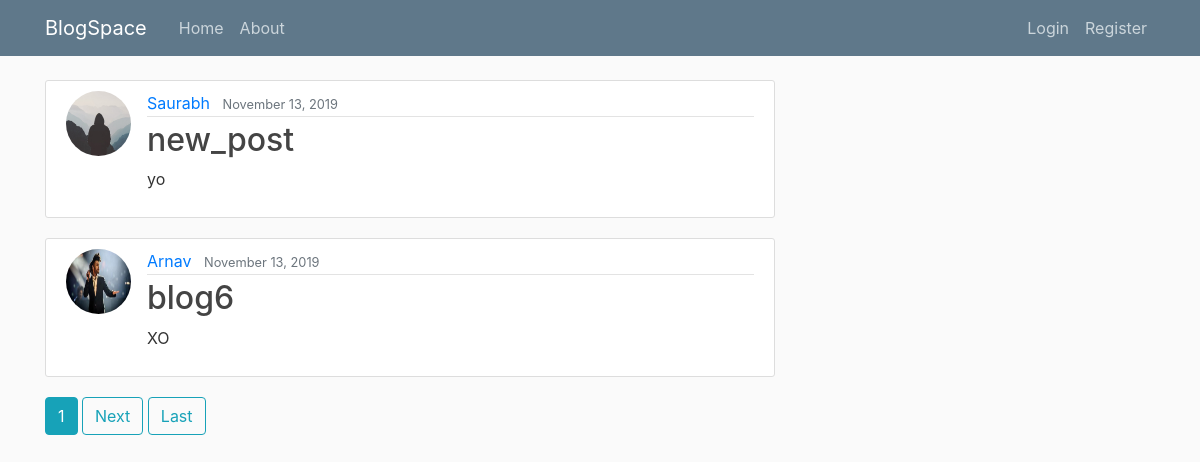
Screenshot of /blog/ with the database file from the repository.
### blog/models.py (models this page shows, shortened)
class Post(models.Model):
	title=models.CharField(max_length=100)
	content=models.TextField()
	date_posted=models.DateTimeField(auto_now_add=True)
	author=models.ForeignKey(User, on_delete=models.CASCADE)

### users/models.py (models this page shows, shortened)
class Profile(models.Model):
	user= models.OneToOneField(User, on_delete=models.CASCADE)
	image=models.ImageField(default='default.jpg', upload_to='profile_pics')

### blog/views.py (the view)
# urls.py: path('', PostListView.as_view(), name='blog-home'),
class PostListView(ListView):
	model= Post
	template_name='blog/home.html'
	context_object_name='posts'
	ordering=['-date_posted']
	paginate_by= 2

### blog/Templates/blog/home.html (shortened to what this page needs)
{% extends "blog/base.html" %}
{% block content %}
	{% for post in posts %}
		<article class="media content-section">
     	  <img class="rounded-circle article-img" src="{{ post.author.profile.image.url }}">
		  <div class="media-body">
		    <div class="article-metadata">
		      <a class="mr-2" href="{% url 'user-posts' post.author.username %}">{{ post.author }}</a>
		      <small class="text-muted">{{ post.date_posted|date:"F d, Y" }}</small>
		    </div>
		    <h2><a class="article-title" href="{% url 'post-detail' post.id %}">{{ post.title }}</a></h2>
		    <p class="article-content">{{ post.content }}</p>
		  </div>
		</article>
	{%endfor%}
	{% if is_paginated %}
		{% for num in page_obj.paginator.page_range %}
			{% if page_obj.number == num %}
				<a class="btn btn-info mb-4" href="?page={{ num }}">{{ num }}</a>
			{% elif num > page_obj.number|add:'-3' and num < page_obj.number|add:'-3' %}
				<a class="btn btn-outline-info mb-4" href="?page={{ num }}">{{ num }}</a>
			{% endif %}
		{% endfor %}
		{% if page_obj.has_next %}
			<a class="btn btn-outline-info mb-4" href="?page={{ page_obj.next_page_number }}">Next</a>
			<a class="btn btn-outline-info mb-4" href="?page={{ page_obj.paginator.num_pages }}">Last</a>
		{% endif %}
	{% endif %}
{% endblock %}

### blog/Templates/blog/base.html (shortened to what this page needs)
{% load static %}
<!DOCTYPE html>
<html>
<head>
    <link rel="stylesheet" href="https://maxcdn.bootstrapcdn.com/bootstrap/4.0.0/css/bootstrap.min.css">
    <link rel="stylesheet" type="text/css" href="{% static 'blog/main.css' %}">
</head>
<body>
	<header class="site-header">
	  <nav class="navbar navbar-expand-md navbar-dark bg-steel fixed-top">
	    <div class="container">
	      <a class="navbar-brand mr-4" href="{% url 'blog-home' %}">BlogSpace</a>
	      <div class="collapse navbar-collapse" id="navbarToggle">
	        <div class="navbar-nav mr-auto">
	          <a class="nav-item nav-link" href="{% url 'blog-home' %}">Home</a>
	          <a class="nav-item nav-link" href="{% url 'blog-about' %}">About</a>
	        </div>
	        <div class="navbar-nav">
	        	{% if user.is_authenticated %}
	        		<a class="nav-item nav-link" href="{% url 'post-create' %}">New Post</a>
	        		<a class="nav-item nav-link" href="{% url 'profile' %}">Profile</a>
	        		<a class="nav-item nav-link" href="{% url 'logout' %}">Logout</a>
	        	{% else %}
	        		<a class="nav-item nav-link" href="{% url 'login' %}">Login</a>
		        	<a class="nav-item nav-link" href="{% url 'register' %}">Register</a>
		        {% endif %}
	        </div>
	      </div>
	    </div>
	  </nav>
	</header>
	<main role="main" class="container">
	  <div class="row">
	    <div class="col-md-8">
	      	{% block content %}{% endblock %}
	    </div>
	  </div>
	</main>
</body>
</html>

### blog/static/blog/main.css (style rules this page uses)
body { background: #fafafa; color: #333333; margin-top: 5rem; }
h1, h2, h3, h4, h5, h6 { color: #444444; }
.bg-steel { background-color: #5f788a; }
.site-header .navbar-nav .nav-link { color: #cbd5db; }
.content-section { background: #ffffff; padding: 10px 20px; border: 1px solid #dddddd; border-radius: 3px; margin-bottom: 20px; }
.article-title { color: #444444; }
.article-content { white-space: pre-line; }
.article-img { height: 65px; width: 65px; margin-right: 16px; }
.article-metadata { padding-bottom: 1px; margin-bottom: 4px; border-bottom: 1px solid #e3e3e3 }

### rows the page displays
Post: author.profile.image (placeholder picture), author "Saurabh", date_posted "November 13, 2019", title "new_post", content "yo"
Post: author.profile.image (picture), author "Arnav", date_posted "November 13, 2019", title "blog6", content "XO"

### other values shown
{{ num }} "1"
